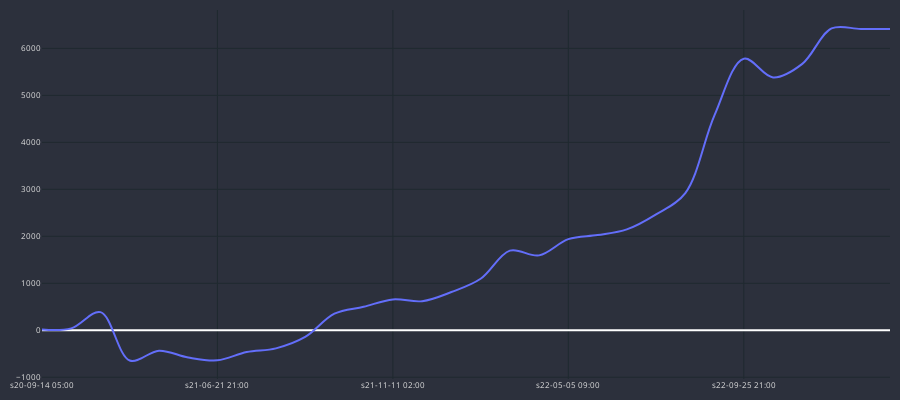

The notebook cell this image was saved under:
### Code cell
cp = CandlePlot(df_trades,candles=False)
cp.show_plot(line_traces = ['GAIN_C'])

### Figure 1 — Plotly figure (JSON) as saved in the notebook; plotly's stock layout.template omitted (floating-point values rounded to 4 significant figures)
{"data": [{"line": {"shape": "spline", "width": 2}, "name": "GAIN_C", "type": "scatter", "x": ["s20-09-14 05:00", "s20-10-15 05:00", "s20-11-03 10:00", "s20-11-11 02:00", "s21-04-15 13:00", "s21-05-04 21:00", "s21-06-21 21:00", "s21-08-09 21:00", "s21-08-18 21:00", "s21-09-09 17:00", "s21-09-20 17:00", "s21-10-11 13:00", "s21-11-11 02:00", "s21-12-27 18:00", "s22-01-30 22:00", "s22-02-09 10:00", "s22-03-01 06:00", "s22-03-22 13:00", "s22-05-05 09:00", "s22-06-06 05:00", "s22-07-08 09:00", "s22-07-25 13:00", "s22-08-01 01:00", "s22-09-07 21:00", "s22-09-25 21:00", "s22-10-11 09:00", "s22-11-15 22:00", "s22-12-14 18:00", "s22-12-21 02:00", "s23-01-31 06:00"], "y": [16.3, 41.4, 387.1, -643.9, -433.6, -578.8, -638.4, -462.0, -384.3, -141.7, 353.3, 500.1, 657.7, 619.3, 813.9, 1097.0, 1695.0, 1595.0, 1940.0, 2026.0, 2147.0, 2467.0, 2921.0, 4580.0, 5781.0, 5382.0, 5670.0, 6424.0, 6412.0, 6412.0]}], "layout": {"font": {"color": "#e1e1e1", "size": 8}, "height": 400, "margin": {"b": 10, "l": 10, "r": 10, "t": 10}, "paper_bgcolor": "#2c303c", "plot_bgcolor": "#2c303c", "width": 900, "xaxis": {"gridcolor": "#1f292f", "nticks": 5, "rangeslider": {"visible": false}}, "yaxis": {"gridcolor": "#1f292f"}}}
